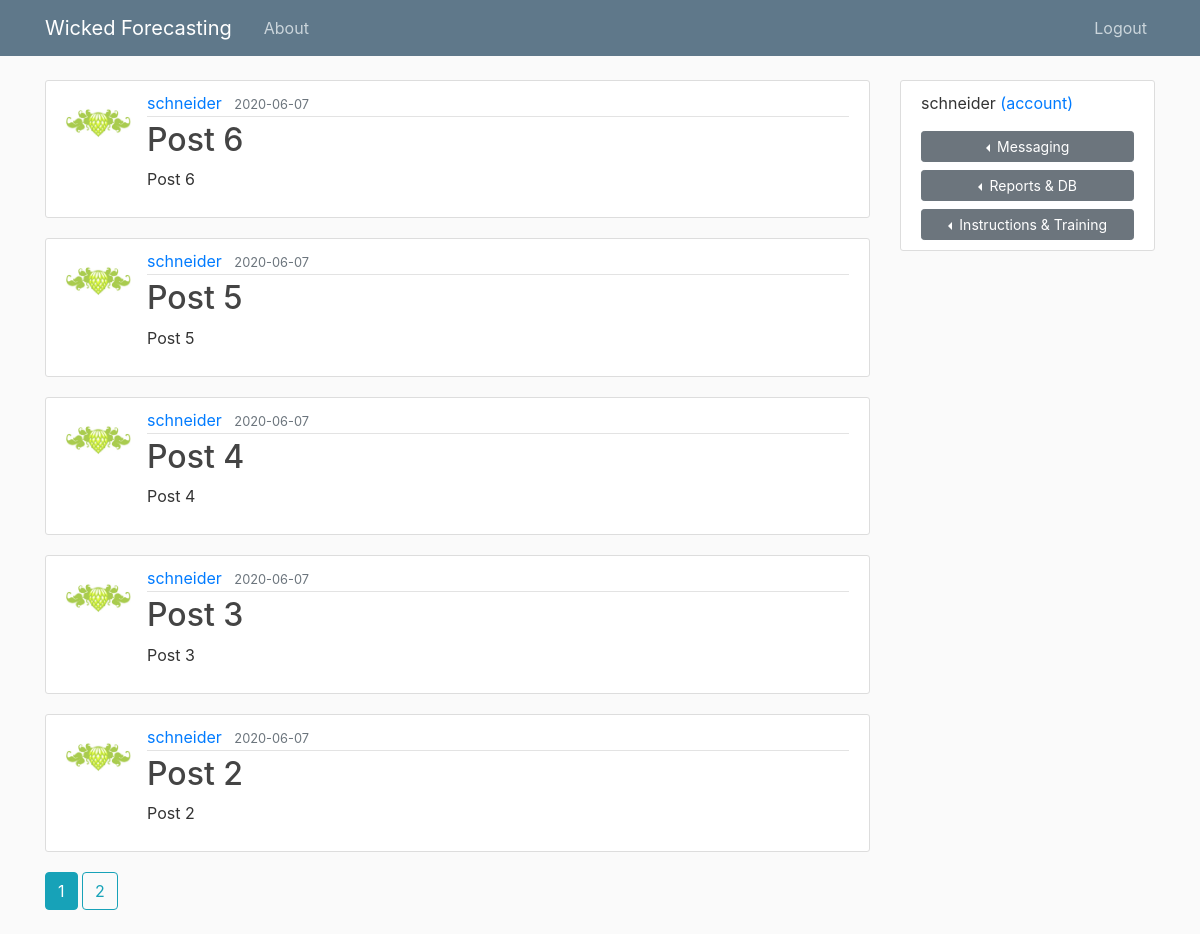
/messages (signed in), run on an earlier commit of the app's database.
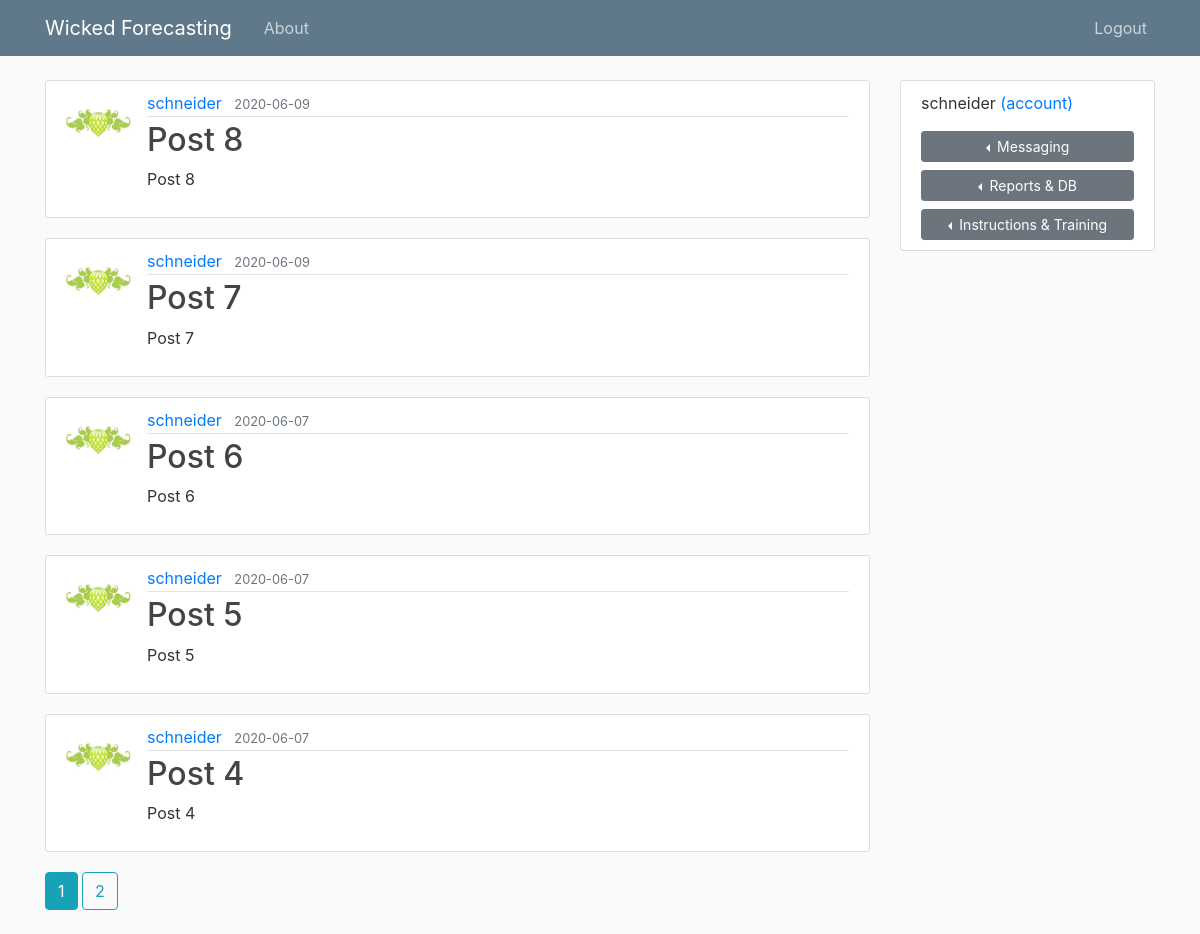
And on a later commit of the database.
### forecastapp/models.py (models this page shows, shortened)
class Post(db.Model):
    id = db.Column(db.Integer, primary_key=True)
    title = db.Column(db.String(100), nullable=False)
    date_posted = db.Column(db.DateTime, nullable=False, default=datetime.utcnow)
    content = db.Column(db.Text, nullable=False)
    user_id = db.Column(db.Integer, db.ForeignKey('user.id'), nullable=False)

class User(db.Model, UserMixin):
    id = db.Column(db.Integer, primary_key=True)
    username = db.Column(db.String(20), unique=True, nullable=False)
    email = db.Column(db.String(120), unique=True, nullable=False)
    image_file = db.Column(db.String(20), nullable=False, default='default.jpg')
    password = db.Column(db.String(60), nullable=False)
    posts = db.relationship('Post', backref='author', lazy=True)

### forecastapp/main/routes.py (the view)
@main.route("/messages")
def messages():
    page = request.args.get('page', 1, type=int)
    posts = Post.query.order_by(Post.date_posted.desc()).paginate(page=page, per_page=5)
    return render_template('messages.html', posts=posts)

### forecastapp/models.py (called while the page is built)
@login_manager.user_loader
def load_user(user_id):
    return User.query.get(int(user_id))

### forecastapp/templates/messages.html
{% extends "layout.html" %}
{% block content %}
    {% for post in posts.items %}
        <article class="media content-section">
          <img class="rounded-circle article-img" src="{{ url_for('static', filename='profile_pics/' + post.author.image_file) }}">
          <div class="media-body">
            <div class="article-metadata">
              <a class="mr-2" href="{{ url_for('users.user_posts', username=post.author.username) }}">{{ post.author.username }}</a>
              <small class="text-muted">{{ post.date_posted.strftime('%Y-%m-%d') }}</small>
            </div>
            <h2><a class="article-title" href="{{ url_for('posts.post', post_id=post.id) }}">{{ post.title }}</a></h2>
            <p class="article-content">{{ post.content }}</p>
          </div>
        </article>
    {% endfor %}
    {% for page_num in posts.iter_pages(left_edge=1, right_edge=1, left_current=1, right_current=2) %}
      {% if page_num %}
        {% if posts.page == page_num %}
          <a class="btn btn-info mb-4" href="{{ url_for('main.messages', page=page_num) }}">{{ page_num }}</a>
        {% else %}
          <a class="btn btn-outline-info mb-4" href="{{ url_for('main.messages', page=page_num) }}">{{ page_num }}</a>
        {% endif %}
      {% else %}
        ...
      {% endif %}
    {% endfor %}
{% endblock content %}

### forecastapp/templates/layout.html (shortened to what this page needs)
<!DOCTYPE html>
<html>
<head>
    <link rel="stylesheet" href="https://stackpath.bootstrapcdn.com/bootstrap/4.5.0/css/bootstrap.min.css">
    <link rel="stylesheet" type="text/css" href="{{ url_for('static', filename='main.css') }}">
</head>
<body>
    <header class="site-header">
      <nav class="navbar navbar-expand-md navbar-dark bg-steel fixed-top">
        <div class="container">
          <a class="navbar-brand mr-4" href="{{ url_for('main.home') }}">Wicked Forecasting</a>
          <div class="collapse navbar-collapse" id="navbarToggle">
            {% if current_user.is_authenticated %}
            <div class="navbar-nav mr-auto">
              <a class="nav-item nav-link" href="{{ url_for('main.about') }}">About</a>
            </div>
            <div class="navbar-nav">
              <a class="nav-item nav-link" href="{{ url_for('users.logout') }}">Logout</a>
            </div>
            {% else %}
              <div class="navbar-nav ml-auto">
                <a class="nav-item nav-link" href="#">Click to Request Access</a>
              </div>
            {% endif %}
            </div>
          </div>
      </nav>
    </header>
    <main role="main" class="container">
      <div class="row">
        <div class="col-md-9">
          {% block content %}{% endblock %}
        </div>
        <div class="col-md-3">
          <div class="content-section">
            {% if current_user.is_authenticated %}
            <p class="font-weight-normal">{{ current_user.username }} <a href="{{ url_for('users.account') }}">(account)</a></p>
            <div class="btn-group dropleft btn-block">
              <button type="button" class="btn btn-secondary btn-sm dropdown-toggle btn-block" data-toggle="dropdown" aria-haspopup="true" aria-expanded="false">
                Messaging
              </button>
            </div>
            <div class="btn-group dropleft btn-block">
              <button type="button" class="btn btn-secondary btn-sm dropdown-toggle btn-block" data-toggle="dropdown" aria-haspopup="true" aria-expanded="false">
                Reports & DB
              </button>
            </div>
            <div class="btn-group dropleft btn-block">
              <button type="button" class="btn btn-secondary btn-sm dropdown-toggle btn-block" data-toggle="dropdown" aria-haspopup="true" aria-expanded="false">
                Instructions & Training
              </button>
            </div>
            {% endif %}
          </div>
        </div>
      </div>
    </main>
</body>
</html>

### forecastapp/static/main.css (style rules this page uses)
body { background: #fafafa; color: #333333; margin-top: 5rem; }
h1, h2, h3, h4, h5, h6 { color: #444444; }
.bg-steel { background-color: #5f788a; }
.site-header .navbar-nav .nav-link { color: #cbd5db; }
.content-section { background: #ffffff; padding: 10px 20px; border: 1px solid #dddddd; border-radius: 3px; margin-bottom: 20px; }
.article-title { color: #444444; }
.article-content { white-space: pre-line; }
.article-img { height: 65px; width: 65px; margin-right: 16px; }
.article-metadata { padding-bottom: 1px; margin-bottom: 4px; border-bottom: 1px solid #e3e3e3 }

What changed in the data, as far as the page shows it:
no longer on this page (row unchanged): Post: image_file (placeholder picture), author.username "schneider", date_posted "2020-06-07", title "Post 3", content "Post 3"
no longer on this page (row unchanged): Post: image_file (placeholder picture), author.username "schneider", date_posted "2020-06-07", title "Post 2", content "Post 2"
added Post: image_file (placeholder picture), author.username "schneider", date_posted "2020-06-09", title "Post 8", content "Post 8"
added Post: image_file (placeholder picture), author.username "schneider", date_posted "2020-06-09", title "Post 7", content "Post 7"
